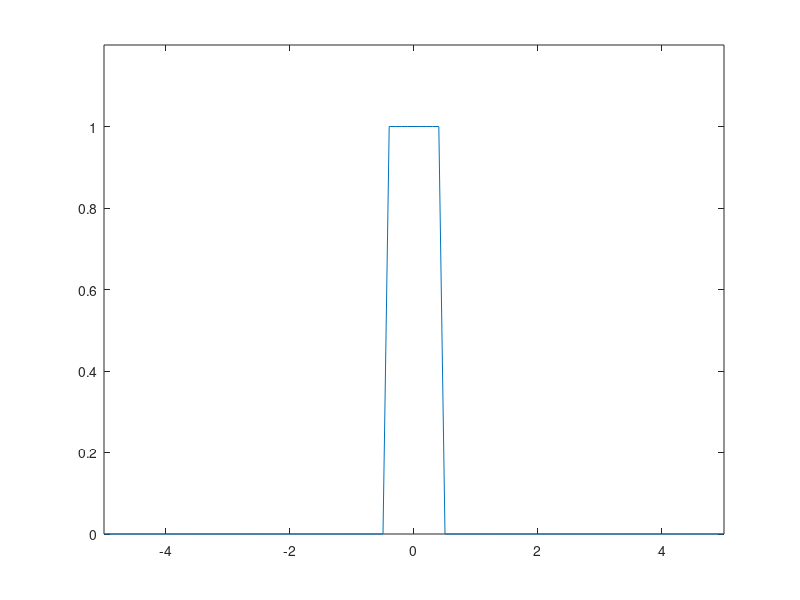

MATLAB code for this plot:
function diff1d
clear all;
close all;

d=1;
A=1;
xmax=5;
partition=101;
x=linspace(-xmax,xmax,partition);

fx=A*(x>-d/2 & x<d/2);
plot(x,fx);
xlim([-xmax xmax]);
ylim([0 1.2*A]);

% subplot();










end